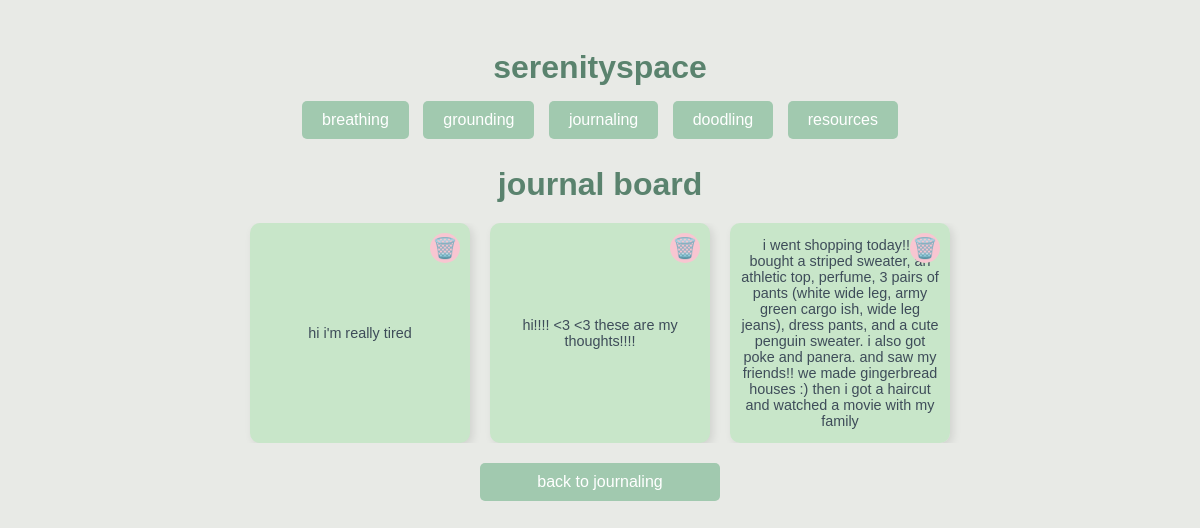
/journal-board, run on the app's committed database.
### app.py (models this page shows)
class JournalEntry(db.Model):
    id = db.Column(db.Integer, primary_key=True)
    entry = db.Column(db.Text)

### app.py (the view)
@app.route('/journal-board')
def journal_board():
    entries = JournalEntry.query.order_by(JournalEntry.id.desc()).all()
    return render_template('journal-board.html', entries=entries)

### templates/journal-board.html (shortened to what this page needs)
{% extends "layout.html" %}
{% block body %}
    <h1>journal board</h1>
    <div class="journal-board">
        {% for entry in entries %}
            <div class="journal-entry">
                <form action="{{ url_for('delete_journal', entry_id=entry.id) }}" method="post" class="delete-form">
                    <button type="submit" class="delete-btn" title="Delete Entry">🗑️</button>
                </form>
                <p>{{ entry.entry }}</p>
            </div>
        {% endfor %}
    </div>
    <a href="/journaling" class="button-style">back to journaling</a>
{% endblock %}

### static/styles.css (style rules this page uses)
body { padding: 20px; font-family: Arial, sans-serif; background-color: #e8eae6; color: #3e4c59; text-align: center; }
h1, h4, h5 { color: #5a836e; font-family: 'Arial', sans-serif; margin-bottom: 10px; }
h1 { text-align: center; }
a { text-decoration: none; }
div { height: 100%; overflow:hidden; font-family: Arial, sans-serif; background-color: #e8eae6; color: #3e4c59; text-align: center; display: flex; flex-direction: column; align-items: center; justify-content: center; margin: 0; }
form { margin-top: 20px; }
input[type=submit], .button-style { background-color: #a1c9af; color: white; border: none; padding: 10px 20px; border-radius: 5px; cursor: pointer; text-decoration: none; display: block; margin-left: auto; margin-right: auto; margin-top: 20px; width: auto; max-width: 200px; }
.journal-board { display: flex; flex-direction: row; flex-wrap: wrap; gap: 20px; margin-top: 20px; }
.journal-entry { background-color: #c8e6c9; padding: 10px; width: 200px; height: 200px; box-shadow: 3px 3px 8px rgba(0, 0, 0, 0.1); border-radius: 10px; overflow: auto; word-wrap: break-word; font-size: 0.9em; position: relative; }
.delete-btn { background: #f8c6d1; color: white; border-radius: 50%; width: 30px; height: 30px; cursor: pointer; display: flex; align-items: center; justify-content: center; position: absolute; top: 10px; right: 10px; border: none; font-size: 20px; z-index: 2; }
.delete-form { margin: 0; }

### data on the page
JournalEntry: entry "hi i'm really tired"
JournalEntry: entry "hi!!!! <3 <3 these are my thoughts!!!!"
JournalEntry: entry "i went shopping today!! i bought a striped sweater, an athletic top, perfume, 3 pairs of pants (white wide leg, army green cargo ish, wide leg jeans), dress pants, and a cute penguin sweater. i also got poke and panera. and saw my friends!! we made gingerbread houses :) then i got a haircut and watched a movie with my family"
